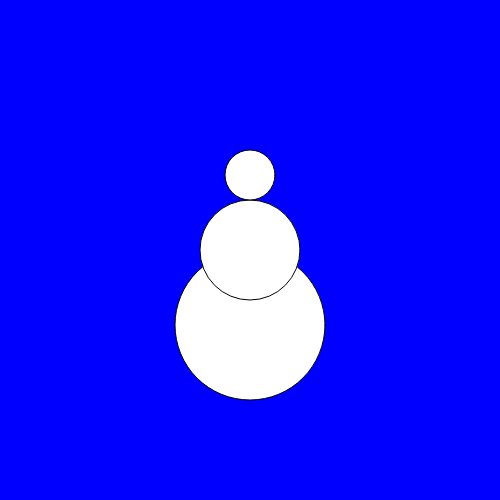
Frame 1 (no input)
Frame 60 (no input): identical to frame 1, image omitted
Frame 120 (the mouse pressed at the canvas centre since frame 60): identical to frame 1, image omitted

The p5.js sketch that drew this single still picture (run headless with seeded random() and noise() and a simulated clock; from frame 60 on, the mouse is pressed at the canvas centre):

// p5.js sketch
// ── sketch.js
function setup() {
  createCanvas(500, 500);
}

function draw() {
  background('blue');
ellipse(width/2,height/2 + 75,150,150);
ellipse(width/2,height/2,100,100);
ellipse(width/2,height/2 - 75,50,50);
}
